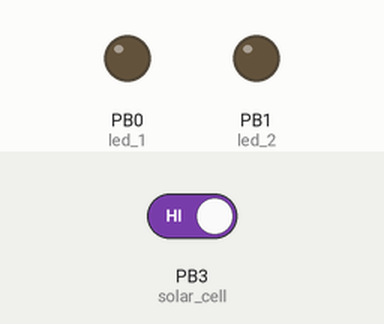
This sketch was run on a simulated ATtiny85, built with avr-gcc and run on an emulated ATtiny85. Shown: output pins drawn as LEDs (lit = HIGH). The inputs (shaded band) are chosen by the test bench; at power-on: PB3 (solar_cell) HIGH. Sleep ends after the set time or at an interrupt.

Above: at 17.1 s.
17.2 s: PB3 (solar_cell) driven LOW
At 24.91 s:
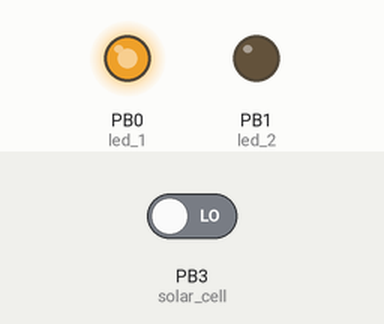
31.0 s: PB3 (solar_cell) driven HIGH
At 31.6 s:
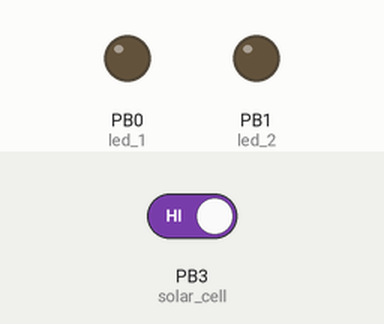
39.1 s: PB3 (solar_cell) driven LOW
At 48.32 s:
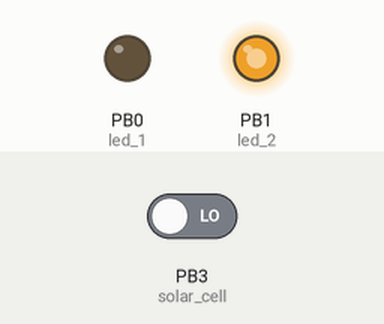
Timing chart, 0 to 51.1 s (numbered marks = the images above; inputs shaded):
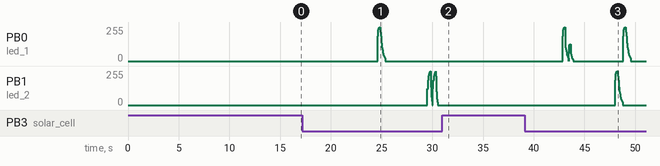

The sketch:

SATtiny.ino
```cpp
#include <avr/sleep.h>
#include <avr/wdt.h>

/*
 *
 * With no light:
 * 4uA/6,5uA
 * With light
 * 4,5uA/1,2mA for 0,7seg

 The connections to the ATTiny are as follows:
 ATTiny    Arduino    Info
 Pin  1  - 5          RESET
 Pin  2  - 3          Solar cell
 Pin  3  - 4
 Pin  4  -            GND
 Pin  5  - 0          RED LED 1 (PWM)
 Pin  6  - 1          RED LED 2 (PWM)
 Pin  7  - 2 / A1
 Pin  8  -   +Vcc

*/
// Utility macro
#ifndef cbi
#define cbi(sfr, bit) (_SFR_BYTE(sfr) &= ~_BV(bit))
#endif
#ifndef sbi
#define sbi(sfr, bit) (_SFR_BYTE(sfr) |= _BV(bit))
#endif

#define PATTERN_1 0
#define PATTERN_2 1
#define PATTERN_3 2
#define PATTERN_BOTH 3

#define led_1  0           // the PWM pin the LED is attached to
#define led_2  1           // the PWM pin the LED is attached to
#define solar_cell 3
#define fadeTablesize 17
#define fadeTablesize_2 13
#define prefadeTablesize 6


int prefadeTable[]={0,121,184,218,235,245};
int fadeTable[]={255,217,185,158,134,115,98,83,71,60,51,44,37,32,27,23,20};
int fadeTable_2[]={255,255,255,134,98,83,71,51,44,37,32,23,20};
int wdt_delay = 9;
volatile boolean f_wdt = 1;
int tick_counter=0;
int swap_led= led_1;

void setup() {
  pinMode(led_1, OUTPUT);
  pinMode(led_2,OUTPUT);
  pinMode(2, INPUT_PULLUP);
  pinMode(3, INPUT);
  pinMode(4, INPUT_PULLUP);

  setup_watchdog(9); // approximately 8 seconds sleep

}

void system_sleep(void)
{
  setup_watchdog(wdt_delay);
  cbi(ADCSRA,ADEN);                    // switch Analog to Digitalconverter OFF
  set_sleep_mode(SLEEP_MODE_PWR_DOWN); // sleep mode is set here
  sleep_enable();
  sleep_mode();                        // System sleeps here
  sleep_disable();                     // System continues execution here when watchdog timed out
  sbi(ADCSRA,ADEN);                    // switch Analog to Digitalconverter ON

}

// 0=16ms, 1=32ms,2=64ms,3=128ms,4=250ms,5=500ms
// 6=1 sec,7=2 sec, 8=4 sec, 9= 8sec

void setup_watchdog(int ii) {
  byte bb;
  int ww;
  if (ii > 9 ) ii=9;
  bb=ii & 7;
  if (ii > 7) bb|= (1<<5);
  bb|= (1<<WDCE);
  ww=bb;
  MCUSR &= ~(1<<WDRF);
  // start timed sequence
  WDTCR |= (1<<WDCE) | (1<<WDE);
  // set new watchdog timeout value
  WDTCR = bb;
  WDTCR |= _BV(WDIE);
}

// Watchdog Interrupt Service / is executed when watchdog timed out

ISR(WDT_vect) {
  f_wdt=1;  // set global flag
}

void flashLed (int pattern){


  switch (pattern) {

    case PATTERN_1:
       pinMode(led_1,OUTPUT); // set all ports into state before sleep
       pattern_1(led_1);
       analogWrite(led_1, 0);
    break;

    case PATTERN_2:
       pinMode(led_2,OUTPUT); // set all ports into state before sleep
       pattern_2(led_2);
       analogWrite(led_2, 0);
    break;

     case PATTERN_3:
       pinMode(led_1,OUTPUT); // set all ports into state before sleep
       pattern_3(led_1);
       analogWrite(led_1, 0);
    break;

    case PATTERN_BOTH:
        pinMode(led_2,OUTPUT); // set all ports into state before sleep
         pattern_1(led_2);
         analogWrite(led_2, 0);

         pinMode(led_1,OUTPUT); // set all ports into state before sleep
         pattern_1(led_1);
         analogWrite(led_1, 0);
    break;
  }

  pinMode(led_1,INPUT); // set all used port to intput to save power
  pinMode(led_2,INPUT); // set all used port to intput to save power

}

// the loop routine runs over and over again forever:
void loop() {
  if (f_wdt==1 ) {  // wait for timed out watchdog / flag is set when a watchdog timeout occurs
    f_wdt=0;       // reset flag

    if(digitalRead(solar_cell)==0){

     wdt_delay=8;

     flashLed (tick_counter);

      tick_counter++;
      if(tick_counter>3){
        tick_counter=0;
      }

     }
    else{
     wdt_delay=9; //minimize the cycles if light is detected
    }

    system_sleep();

  }

}

void pattern_1(int pin){

  for(int i=0;i<prefadeTablesize;i++){
     analogWrite(pin, prefadeTable[i]);
     delay(30);
  }
  analogWrite(pin,255);
  delay(100);
  for(int i=0;i<fadeTablesize;i++){
     analogWrite(pin, fadeTable[i]);
     delay(30);
  }

 }

void pattern_2(int pin){

for (int j=0;j<2;j++){
    for(int i=0;i<prefadeTablesize;i++){
       analogWrite(pin, prefadeTable[i]);
       delay(60);
    }
    for(int i=0;i<fadeTablesize;i++){
       analogWrite(pin, fadeTable[i]);
       delay(10);
    }
  }
 }

 void pattern_3(int pin){

    for(int i=0;i<prefadeTablesize;i++){
       analogWrite(pin, prefadeTable[i]);
       delay(30);
    }

    for(int i=0;i<fadeTablesize_2;i++){
       analogWrite(pin, fadeTable_2[i]);
       delay(35);
    }

    for(int i=0;i<prefadeTablesize;i++){
       analogWrite(pin, prefadeTable[i]/2);
       delay(20);
    }
    for(int i=0;i<fadeTablesize_2;i++){
       analogWrite(pin, fadeTable_2[i]/2);
       delay(25);
    }

 }
```

Measured:
- after the input at 31.0 s, PB0 (led_1): stops changing and stays 0/255
